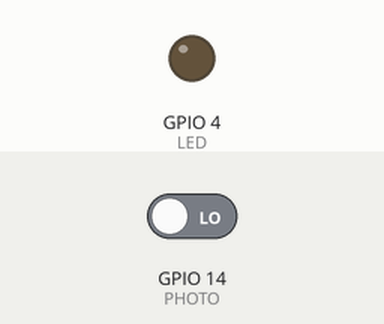
The sketch below on a simulated ESP32. Parts: output pins drawn as LEDs (lit = HIGH). Dashed ring = blinking. Inputs (shaded band) come from the test bench; at power-on: GPIO 14 (PHOTO) LOW. WiFi joins after 1.5 s; servers stay silent unless stated; random numbers use the default seed unless the sketch sets one; the camera gives no picture; what the sketch prints to the serial monitor is not drawn.

Above: at 3.3 s.
3.4 s: GPIO 14 (PHOTO) driven HIGH
At 4.7 s:
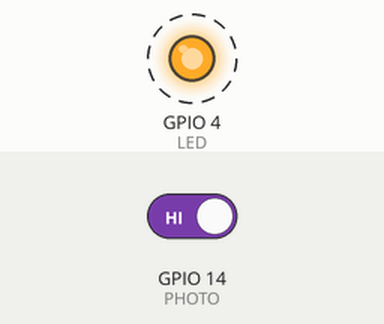
6.4 s: GPIO 14 (PHOTO) driven LOW
Timing chart, 0 to 9.4 s (numbered marks = the images above; inputs shaded):
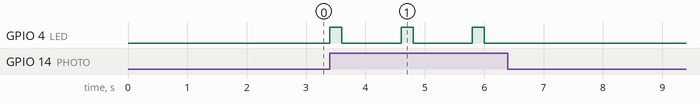

Measured:
- after the input at 3.4 s, GPIO 4 (LED): alternates HIGH for 0.20 s and LOW for 1.0 s, starting at once
- after the input at 6.4 s, every drawn part: stays the same

The sketch:

ESP32CAM_Blynk_TakePhoto.ino
```cpp
//www.prateeks.in
//YouTube Video Link :- https://youtu.be/ju0JU0IBrvY

//While Uploading Code on ESP32 Board 1, comment the lines number: 17,36 and Uncomment lines: 16,35
//While Uploading Code on ESP32 Board 2, comment the lines number: 16,35 and Uncomment lines: 17,36

#include "esp_camera.h"
#include <WiFi.h>
#include <WiFiClient.h>
#include <BlynkSimpleEsp32.h>

// Select camera model
#define CAMERA_MODEL_AI_THINKER // Has PSRAM

#include "camera_pins.h"

#define PHOTO 14      //ESP32 CAM 1
//#define PHOTO 15      //ESP32 CAM 2
#define LED 4


const char* ssid = "JustDo";             //wifi name
const char* password = "par12345";       //password
char auth[] = "ksffiuehfeiufheutreaja";  //Auth Code sent by Blynk

String local_IP;
int count = 0;
void startCameraServer();

void takePhoto()
{
  digitalWrite(LED, HIGH);
  delay(200);
  uint32_t randomNum = random(50000);
  Serial.println("http://"+local_IP+"/capture?_cb="+ (String)randomNum);
  Blynk.setProperty(V1, "urls", "http://"+local_IP+"/capture?_cb="+(String)randomNum); //ESP32 CAM 1
//Blynk.setProperty(V2, "urls", "http://"+local_IP+"/capture?_cb="+(String)randomNum); //ESP32 CAM 2
  digitalWrite(LED, LOW);
  delay(1000);
}

void setup() {
  Serial.begin(115200);
  pinMode(LED,OUTPUT);
  Serial.setDebugOutput(true);
  Serial.println();

  camera_config_t config;
  config.ledc_channel = LEDC_CHANNEL_0;
  config.ledc_timer = LEDC_TIMER_0;
  config.pin_d0 = Y2_GPIO_NUM;
  config.pin_d1 = Y3_GPIO_NUM;
  config.pin_d2 = Y4_GPIO_NUM;
  config.pin_d3 = Y5_GPIO_NUM;
  config.pin_d4 = Y6_GPIO_NUM;
  config.pin_d5 = Y7_GPIO_NUM;
  config.pin_d6 = Y8_GPIO_NUM;
  config.pin_d7 = Y9_GPIO_NUM;
  config.pin_xclk = XCLK_GPIO_NUM;
  config.pin_pclk = PCLK_GPIO_NUM;
  config.pin_vsync = VSYNC_GPIO_NUM;
  config.pin_href = HREF_GPIO_NUM;
  config.pin_sscb_sda = SIOD_GPIO_NUM;
  config.pin_sscb_scl = SIOC_GPIO_NUM;
  config.pin_pwdn = PWDN_GPIO_NUM;
  config.pin_reset = RESET_GPIO_NUM;
  config.xclk_freq_hz = 20000000;
  config.pixel_format = PIXFORMAT_JPEG;

  // if PSRAM IC present, init with UXGA resolution and higher JPEG quality
  //                      for larger pre-allocated frame buffer.
  if(psramFound()){
    config.frame_size = FRAMESIZE_UXGA;
    config.jpeg_quality = 10;
    config.fb_count = 2;
  } else {
    config.frame_size = FRAMESIZE_SVGA;
    config.jpeg_quality = 12;
    config.fb_count = 1;
  }

  // camera init
  esp_err_t err = esp_camera_init(&config);
  if (err != ESP_OK) {
    Serial.printf("Camera init failed with error 0x%x", err);
    return;
  }

  sensor_t * s = esp_camera_sensor_get();
  // initial sensors are flipped vertically and colors are a bit saturated
  if (s->id.PID == OV3660_PID) {
    s->set_vflip(s, 1); // flip it back
    s->set_brightness(s, 1); // up the brightness just a bit
    s->set_saturation(s, -2); // lower the saturation
  }
  // drop down frame size for higher initial frame rate
  s->set_framesize(s, FRAMESIZE_QVGA);

  WiFi.begin(ssid, password);

  while (WiFi.status() != WL_CONNECTED) {
    delay(500);
    Serial.print(".");
  }
  Serial.println("");
  Serial.println("WiFi connected");

  startCameraServer();

  Serial.print("Camera Ready! Use 'http://");
  Serial.print(WiFi.localIP());
  local_IP = WiFi.localIP().toString();
  Serial.println("' to connect");
  Blynk.begin(auth, ssid, password);
}

void loop() {
  // put your main code here, to run repeatedly:
  Blynk.run();
  if(digitalRead(PHOTO) == HIGH){
    takePhoto();
    }

}
```
